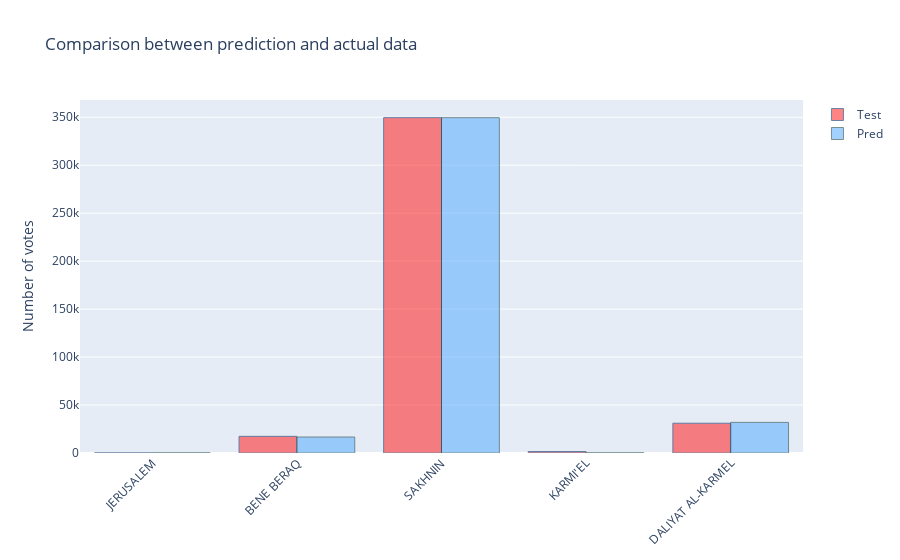

Notebook code cell kept with this figure:
### Code cell
import plotly.graph_objects as go

fig = go.Figure(data=[
    go.Bar(name='Test', x=results.index, y=results['actual'],  textposition='auto', 
           marker_color='rgb(255,51,51)', marker_line_color='rgb(8,48,107)',marker_line_width=1, opacity=0.6),
    go.Bar(name='Pred', x=results.index, y=results['prediction'],  textposition='auto',
           marker_color='rgb(102,178,255)', marker_line_color='rgb(30,70,70)',marker_line_width=1, opacity=0.6)
])

# Change the bar mode
fig.update_layout(barmode='group', xaxis_tickangle=-45)
fig.update_layout(title_text='Comparison between prediction and actual data',
    yaxis_title="Number of votes",)
fig.show()

### Figure 1 — Plotly figure (JSON) as saved in the notebook; plotly's stock layout.template omitted (floating-point values rounded to 4 significant figures)
{"data": [{"marker": {"color": "rgb(255,51,51)", "line": {"color": "rgb(8,48,107)", "width": 1}}, "name": "Test", "opacity": 0.6, "textposition": "auto", "type": "bar", "x": ["JERUSALEM", "BENE BERAQ", "SAKHNIN", "KARMI'EL", "DALIYAT AL-KARMEL"], "y": [64, 17382, 349572, 1507, 31031]}, {"marker": {"color": "rgb(102,178,255)", "line": {"color": "rgb(30,70,70)", "width": 1}}, "name": "Pred", "opacity": 0.6, "textposition": "auto", "type": "bar", "x": ["JERUSALEM", "BENE BERAQ", "SAKHNIN", "KARMI'EL", "DALIYAT AL-KARMEL"], "y": [201.7, 16650.0, 349572, 213.4, 31920.0]}], "layout": {"barmode": "group", "title": {"text": "Comparison between prediction and actual data"}, "xaxis": {"tickangle": -45}, "yaxis": {"title": {"text": "Number of votes"}}}}
